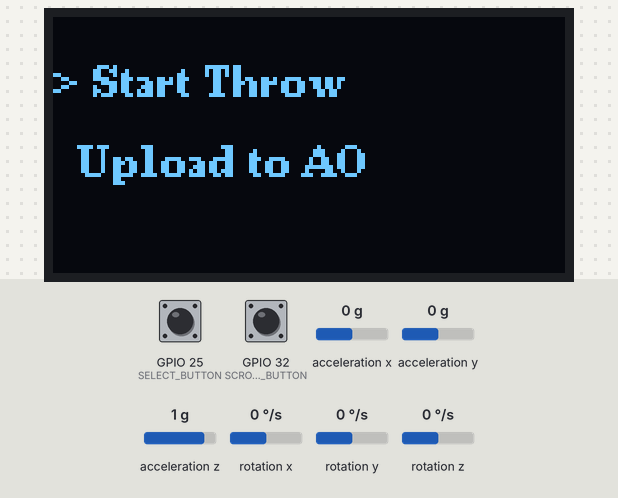
This sketch was run on a simulated ESP32. On the bench: 128×64 one-colour display. The test bench sets the inputs (shaded band); at power-on: GPIO 25 (SELECT_BUTTON) HIGH, acceleration x 0 g, acceleration y 0 g, GPIO 32 (SCROLL_BUTTON) HIGH, acceleration z 1 g, rotation x 0 °/s, rotation y 0 °/s, rotation z 0 °/s. WiFi joins after 1.5 s; servers stay silent unless stated; EEPROM starts erased.

Above: at 1.2 s.
1.3 s: GPIO 25 (SELECT_BUTTON) pulled LOW for 0.15 s
At 2.5 s:
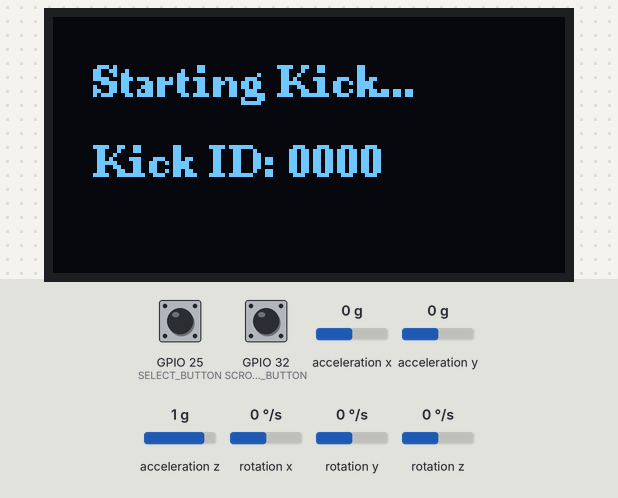
4.4 s: acceleration x set to -1.4 g
7.4 s: acceleration y set to -1.4 g
At 8.5 s:
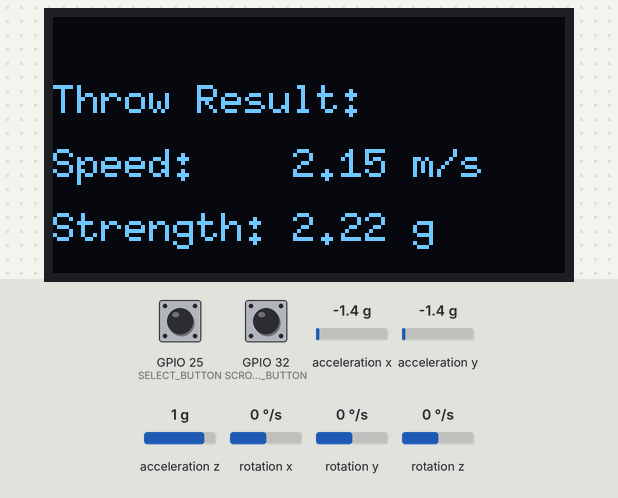
9.0 s: GPIO 25 (SELECT_BUTTON) pulled LOW for 1 s
At 9.5 s:
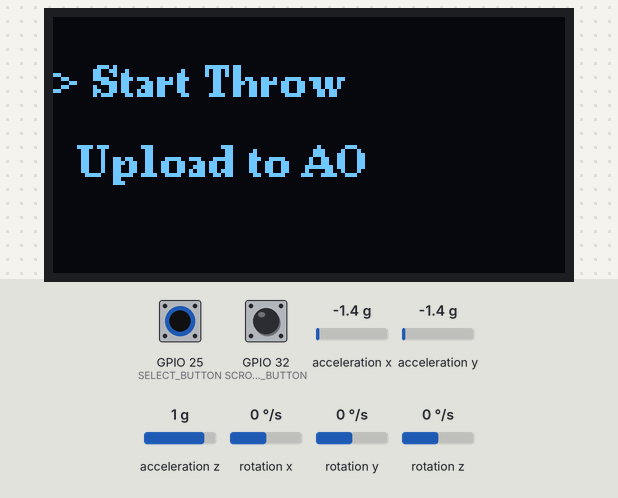
11.5 s: GPIO 32 (SCROLL_BUTTON) pulled LOW for 0.15 s
At 12.0 s:
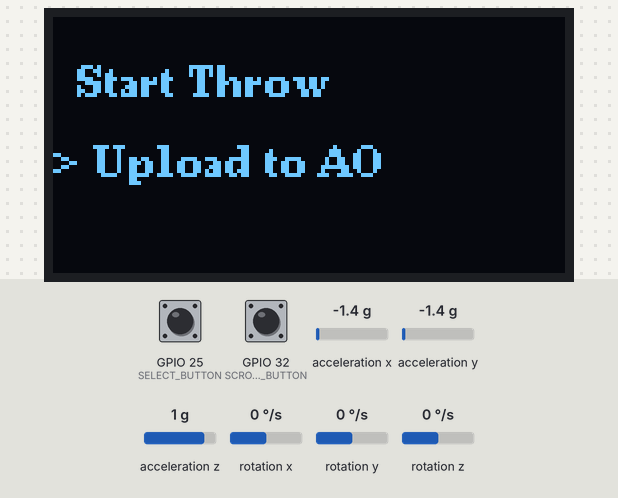
13.1 s: GPIO 25 (SELECT_BUTTON) pulled LOW for 0.15 s
At 13.9 s:
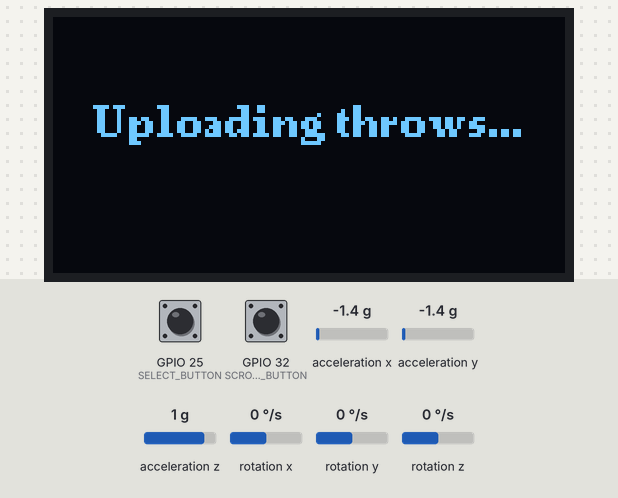
Timing chart, 0 to 16.1 s (numbered marks = the images above; inputs shaded):
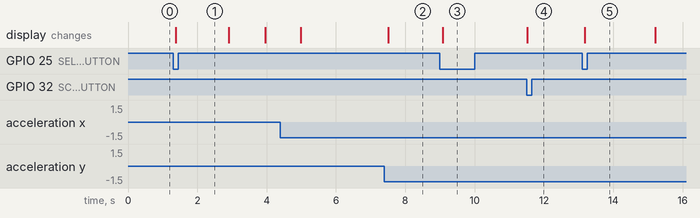

Measured:
- after the input at 1.3 s, the display: changes after 0.08 s (image 1)
- after the input at 7.4 s, the display: changes after 0.11 s (image 2)
- after the input at 9.0 s, the display: changes after 0.08 s (image 3)
- after the input at 11.5 s, the display: changes at once (image 4)
- after the input at 13.1 s, the display: changes after 0.08 s (image 5)

The sketch:

upadted_code.ino
```cpp
#include <Wire.h>
#include <U8g2lib.h>
#include <MPU6050.h>
#include <WiFi.h>
#include <PubSubClient.h>
#include <EEPROM.h>

#define SDA_PIN 21
#define SCL_PIN 22
#define SCROLL_BUTTON 32
#define SELECT_BUTTON 25

#define MAX_KICKS 5
#define EEPROM_SIZE 128
#define EEPROM_ID_ADDR 0
#define EEPROM_WRITE_INDEX_ADDR 4
#define EEPROM_KICK_COUNT_ADDR 8
#define EEPROM_DATA_START_ADDR 12

const char* ssid = "Sunil_4g";
const char* password = "12345678";
const char* mqtt_server = "51.68.237.246";
const char* mqtt_topic = "ball/ao";

WiFiClient espClient;
PubSubClient client(espClient);
U8G2_SSD1306_128X64_NONAME_F_HW_I2C u8g2(U8G2_R0, U8X8_PIN_NONE);
MPU6050 mpu;

struct KickData {
  int id;
  float speed;
  float strength;
};

enum AppState { HOME, KICK_COUNTDOWN, KICK_RECORDING, SHOW_RESULT, UPLOADING };
AppState state = HOME;

int menuIndex = 0;
int currentKickId = 0;
bool readyToSend = false;

// === FUNCTION DECLARATIONS ===
void showHomeScreen();
void showCountdown(int sec = 3);
void recordKick();
void showResult(float speed, float strength);
void showUploadingScreen();
void uploadStoredKicks();

void connectToWiFi() {
  WiFi.begin(ssid, password);
  int attempts = 0;
  while (WiFi.status() != WL_CONNECTED && attempts < 10) {
    delay(1000);
    attempts++;
  }
}

void publishKick(const KickData& k) {
  if (!isfinite(k.speed) || !isfinite(k.strength)) return;
  if (WiFi.status() != WL_CONNECTED) return;

  client.setServer(mqtt_server, 1883);
  if (!client.connect("ESP32Client")) return;

  char payload[128];
  snprintf(payload, sizeof(payload),
           "{\"id\":\"%04d\",\"height\":0,\"speed\":%.2f,\"strength\":%.2f}",
           k.id, k.speed, k.strength);
  client.publish(mqtt_topic, payload);
}

int getNextKickId() {
  int id;
  EEPROM.get(EEPROM_ID_ADDR, id);
  id = (id + 1) % 10000;
  EEPROM.put(EEPROM_ID_ADDR, id);
  EEPROM.commit();
  return id;
}

void saveKickToEEPROM(KickData k) {
  int index, count;
  EEPROM.get(EEPROM_WRITE_INDEX_ADDR, index);
  EEPROM.get(EEPROM_KICK_COUNT_ADDR, count);

  index = constrain(index, 0, MAX_KICKS - 1);
  EEPROM.put(EEPROM_DATA_START_ADDR + index * sizeof(KickData), k);

  index = (index + 1) % MAX_KICKS;
  if (count < MAX_KICKS) count++;

  EEPROM.put(EEPROM_WRITE_INDEX_ADDR, index);
  EEPROM.put(EEPROM_KICK_COUNT_ADDR, count);
  EEPROM.commit();
}

void uploadStoredKicks() {
  showUploadingScreen();
  connectToWiFi();
  if (WiFi.status() != WL_CONNECTED) return;

  int index, count;
  EEPROM.get(EEPROM_WRITE_INDEX_ADDR, index);
  EEPROM.get(EEPROM_KICK_COUNT_ADDR, count);

  for (int i = 0; i < count; i++) {
    int readIndex = (index - count + i + MAX_KICKS) % MAX_KICKS;
    KickData k;
    EEPROM.get(EEPROM_DATA_START_ADDR + readIndex * sizeof(KickData), k);
    publishKick(k);
    delay(100);
  }

  EEPROM.put(EEPROM_KICK_COUNT_ADDR, 0);
  EEPROM.commit();
  WiFi.disconnect(true);
  WiFi.mode(WIFI_OFF);
}

void setup() {
  Serial.begin(115200);
  Wire.begin(SDA_PIN, SCL_PIN);
  u8g2.begin();
  EEPROM.begin(EEPROM_SIZE);
  mpu.initialize();

  pinMode(SCROLL_BUTTON, INPUT_PULLUP);
  pinMode(SELECT_BUTTON, INPUT_PULLUP);

  showHomeScreen();
}

void loop() {
  static bool lastScroll = HIGH;
  static bool lastSelect = HIGH;

  bool currentScroll = digitalRead(SCROLL_BUTTON);
  bool currentSelect = digitalRead(SELECT_BUTTON);

  if (lastScroll == HIGH && currentScroll == LOW) {
    menuIndex = (menuIndex + 1) % 2;
    if (state == HOME) showHomeScreen();
    delay(200);
  }

  if (lastSelect == HIGH && currentSelect == LOW) {
    delay(50);
    if (state == HOME) {
      if (menuIndex == 0) {
        state = KICK_COUNTDOWN;
        currentKickId = getNextKickId();

        // Show Kick ID before countdown
        char idBuffer[24];
        sprintf(idBuffer, "Kick ID: %04d", currentKickId);
        u8g2.clearBuffer();
        u8g2.setFont(u8g2_font_ncenB08_tr);
        u8g2.drawStr(10, 20, "Starting Kick...");
        u8g2.drawStr(10, 40, idBuffer);
        u8g2.sendBuffer();
        delay(1500);

        showCountdown();
      } else if (menuIndex == 1) {
        state = UPLOADING;
        uploadStoredKicks();
        state = HOME;
        showHomeScreen();
      }
    } else if (state == SHOW_RESULT && readyToSend) {
      readyToSend = false;
      state = HOME;
      showHomeScreen();
    }
  }

  lastScroll = currentScroll;
  lastSelect = currentSelect;

  if (state == KICK_COUNTDOWN) {
    for (int i = 3; i >= 1; i--) {
      showCountdown(i);
      delay(1000);
    }
    state = KICK_RECORDING;
    recordKick();
  }
}

void recordKick() {
  unsigned long startTime = millis();
  float maxG = 0;
  float accSum = 0;
  int count = 0;

  while (millis() - startTime < 1500) {
    int16_t ax, ay, az;
    mpu.getAcceleration(&ax, &ay, &az);
    float ax_g = ax / 16384.0;
    float ay_g = ay / 16384.0;
    float az_g = az / 16384.0;

    float gForce = sqrt(ax_g * ax_g + ay_g * ay_g + az_g * az_g);
    if (gForce > maxG) maxG = gForce;

    float horizontalAcc = sqrt(ax_g * ax_g + ay_g * ay_g);
    accSum += horizontalAcc;
    count++;
    delay(10);
  }

  float avgAcc = accSum / count;
  float speed = avgAcc * 1.5;

  KickData k = { currentKickId, speed, maxG };
  saveKickToEEPROM(k);
  showResult(k.speed, k.strength);
  readyToSend = true;
  state = SHOW_RESULT;
}

// === DISPLAY ===

void showHomeScreen() {
  u8g2.clearBuffer();
  u8g2.setFont(u8g2_font_ncenB08_tr);
  const char* options[2] = {"Start Throw", "Upload to AO"};
  for (int i = 0; i < 2; i++) {
    char line[24];
    sprintf(line, "%s%s", menuIndex == i ? "> " : "  ", options[i]);
    u8g2.drawStr(0, 20 + i * 20, line);
  }
  u8g2.sendBuffer();
}

void showCountdown(int sec) {
  char buffer[16];
  sprintf(buffer, "Throw in %d...", sec);
  u8g2.clearBuffer();
  u8g2.setFont(u8g2_font_ncenB08_tr);
  u8g2.drawStr(10, 30, buffer);
  u8g2.sendBuffer();
}

void showResult(float speed, float strength) {
  char buffer1[24], buffer2[24];
  sprintf(buffer1, "Speed:    %.2f m/s", speed);
  sprintf(buffer2, "Strength: %.2f g", strength);

  u8g2.clearBuffer();
  u8g2.setFont(u8g2_font_6x10_tr);
  u8g2.drawStr(0, 24, "Throw Result:");
  u8g2.drawStr(0, 40, buffer1);
  u8g2.drawStr(0, 56, buffer2);
  u8g2.sendBuffer();
}

void showUploadingScreen() {
  u8g2.clearBuffer();
  u8g2.setFont(u8g2_font_ncenB08_tr);
  u8g2.drawStr(10, 30, "Uploading throws...");
  u8g2.sendBuffer();
}
```
